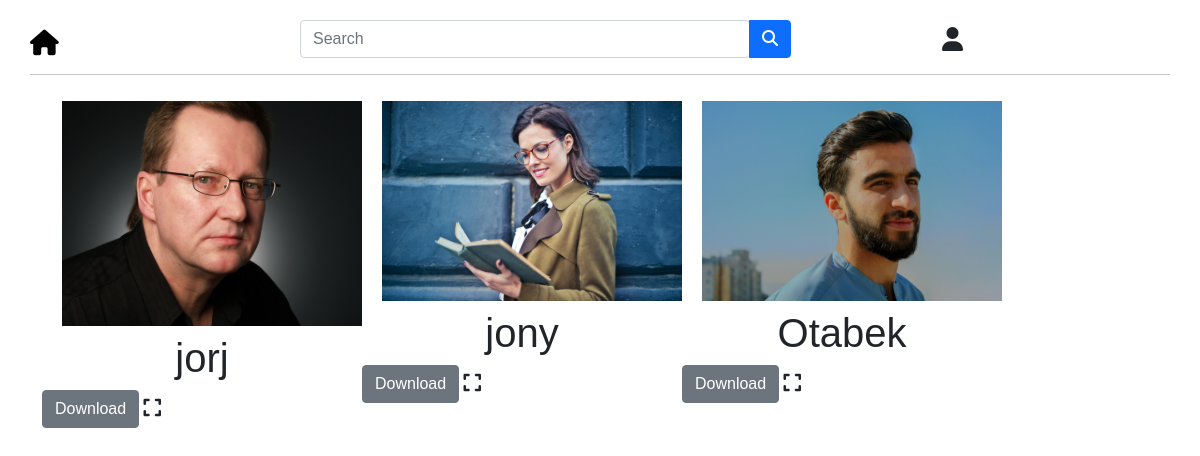
The page / on the database its author committed.
### dictionary/models.py (models this page shows, shortened)
class UploadImg(models.Model):
    img_title = models.CharField(max_length=150)
    img = models.FileField()

### dictionary/views.py (the view)
# urls.py: path('', home, name="home"),
def home(request):
    imges = UploadImg.objects.all()
    return render(request, 'home.html', {"vid":imges})

### templates/home.html (shortened to what this page needs)
{% load static %}
<!DOCTYPE html>
<html lang="en">
<head>
  <link href="https://cdn.jsdelivr.net/npm/bootstrap@5.0.2/dist/css/bootstrap.min.css" rel="stylesheet"
>
  <link rel="stylesheet" href="https://cdnjs.cloudflare.com/ajax/libs/font-awesome/6.1.1/css/all.min.css">
  <link rel="stylesheet" href="{% static 'css/style.css' %}">
</head>
<body>
  {% include 'includes/nav.html' %}
  <hr class="container">
  {% block content %}
  <div class="vid container ">
    {% for v in vid %}
    <div class="wrap">
      <div class="height">
        <img src="{{ v.img.url }}" alt="..." id="img">
        <div class="flex">
          <h1 class="text-center mt-2">{{ v.img_title }}</h1>
        </div>
        <a href="{{ v.img.url }}" download class="btn btn-secondary">Download</a>
        <a href="#"><i class="fa-solid fa-expand fa-lg text-dark"></i></a>
      </div>
    </div>
    {% endfor %}
  </div>
  {% endblock content %}
</body>
</html>

### static/css/style.css (style rules this page uses)
* { margin: 0; padding: 0; box-sizing: border-box; }
body { font-family: sans-serif; }
.vid { display: flex; flex-wrap: wrap; }
hr { width:100%; }
.vid #img { width: 300px; margin-left: 20px; margin-top: 10px; }
.height { height: 700px; }
.container { position: relative !important; }

### rows shown on the page
UploadImg: img (picture), img_title "jorj"
UploadImg: img (picture), img_title "jony"
UploadImg: img (picture), img_title "Otabek"
